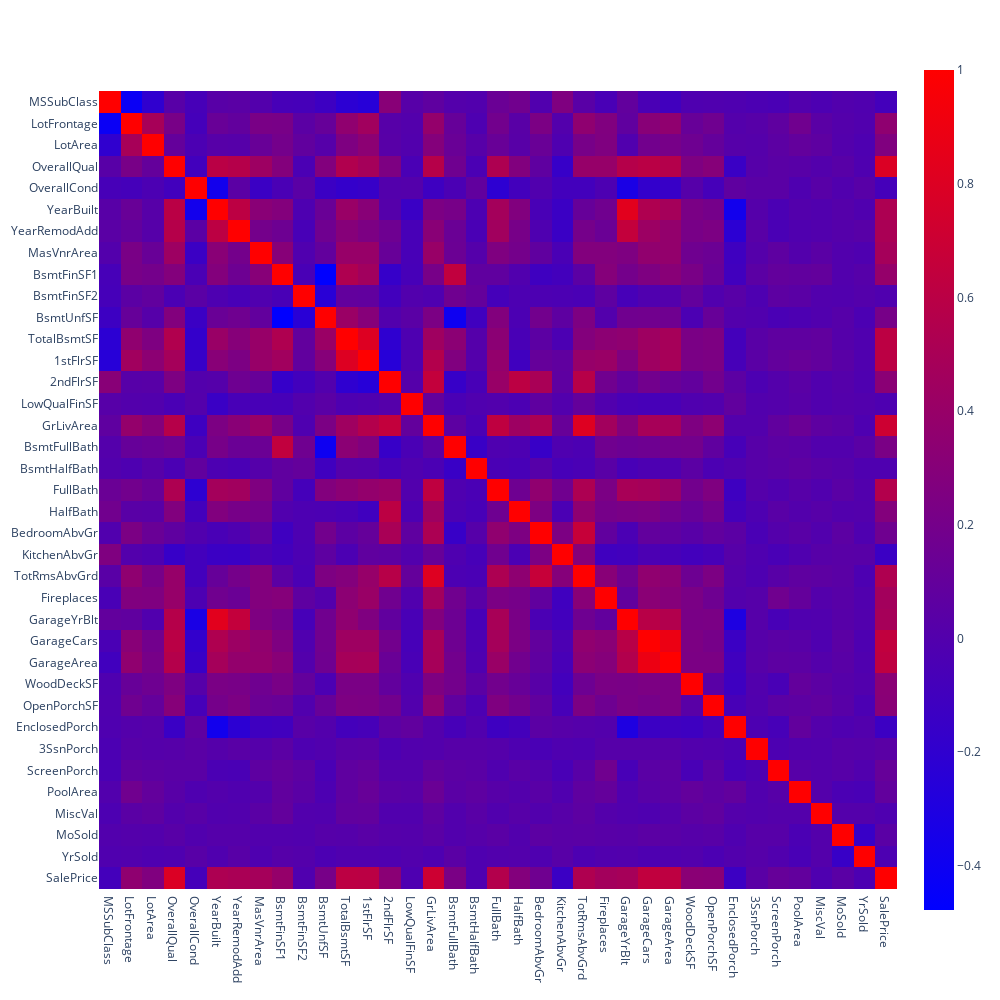

The notebook cell saved with this chart:
### Markdown cell above
<a id='1.1'> </a>

# 1.1 Numeric features

### Code cell
px.imshow(df.corr(), color_continuous_scale=cm, width=1000, height=1000)

### Figure 1 — Plotly figure (JSON) as saved in the notebook; plotly's stock layout.template omitted (floating-point values rounded to 4 significant figures; data arrays with more than 128 entries replaced by an {"elided": "..."} marker saying what was removed)
{"data": [{"coloraxis": "coloraxis", "hovertemplate": "x: %{x}<br>y: %{y}<br>color: %{z}<extra></extra>", "name": "0", "type": "heatmap", "x": ["MSSubClass", "LotFrontage", "LotArea", "OverallQual", "OverallCond", "YearBuilt", "YearRemodAdd", "MasVnrArea", "BsmtFinSF1", "BsmtFinSF2", "BsmtUnfSF", "TotalBsmtSF", "1stFlrSF", "2ndFlrSF", "LowQualFinSF", "GrLivArea", "BsmtFullBath", "BsmtHalfBath", "FullBath", "HalfBath", "BedroomAbvGr", "KitchenAbvGr", "TotRmsAbvGrd", "Fireplaces", "GarageYrBlt", "GarageCars", "GarageArea", "WoodDeckSF", "OpenPorchSF", "EnclosedPorch", "3SsnPorch", "ScreenPorch", "PoolArea", "MiscVal", "MoSold", "YrSold", "SalePrice"], "xaxis": "x", "y": ["MSSubClass", "LotFrontage", "LotArea", "OverallQual", "OverallCond", "YearBuilt", "YearRemodAdd", "MasVnrArea", "BsmtFinSF1", "BsmtFinSF2", "BsmtUnfSF", "TotalBsmtSF", "1stFlrSF", "2ndFlrSF", "LowQualFinSF", "GrLivArea", "BsmtFullBath", "BsmtHalfBath", "FullBath", "HalfBath", "BedroomAbvGr", "KitchenAbvGr", "TotRmsAbvGrd", "Fireplaces", "GarageYrBlt", "GarageCars", "GarageArea", "WoodDeckSF", "OpenPorchSF", "EnclosedPorch", "3SsnPorch", "ScreenPorch", "PoolArea", "MiscVal", "MoSold", "YrSold", "SalePrice"], "yaxis": "y", "z": {"elided": "37x37 float values"}}], "layout": {"coloraxis": {"colorscale": [[0, "rgb(0,0,255)"], [1, "rgb(255,0,0)"]]}, "height": 1000, "margin": {"t": 60}, "width": 1000, "xaxis": {"anchor": "y", "constrain": "domain", "domain": [0, 1], "scaleanchor": "y"}, "yaxis": {"anchor": "x", "autorange": "reversed", "constrain": "domain", "domain": [0, 1]}}}
